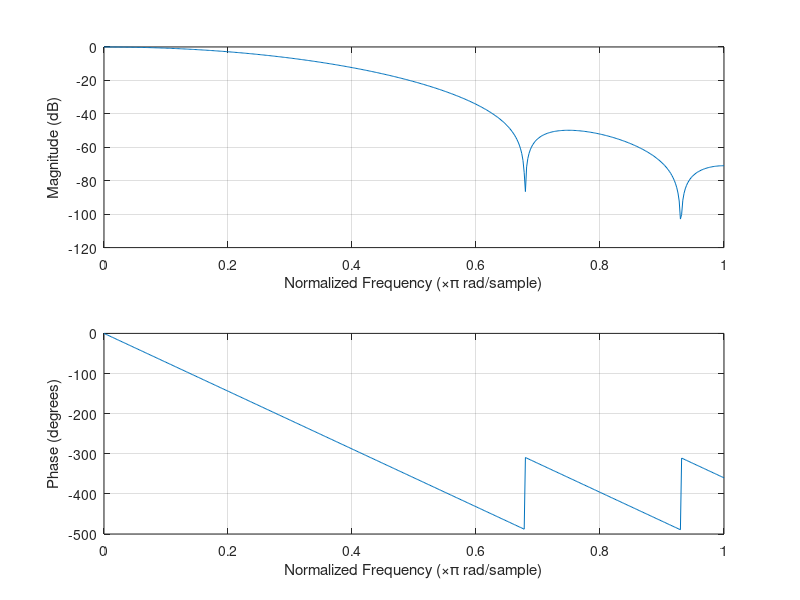
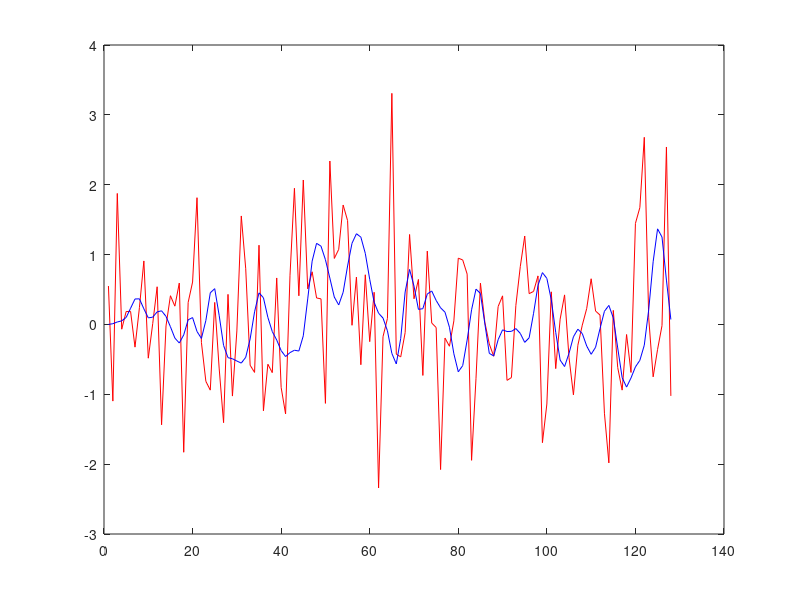

Here is the MATLAB script that generated these plots, in order:
%This script implements an FIR filter
%define filter coefficients
q = 8;
b = fir1(q, 0.25);
figure(1)
freqz(b, 1);
figure(2)
xdat = randn(1,128);
plot(xdat,'r');
hold on
%use filter function to check our code
y1 = filter(b, 1, xdat);
plot(y1, 'b');
x = zeros(1,q+1);
hold on
%main filtering loop
for n = 1:length(xdat)
    %shift tapped delay line
    x(2:q+1)= x(1:q); 
    x(1) = xdat(n);
    y2(n) = x*b'; %this would have to be implemented in a for loop if using "C".
end

